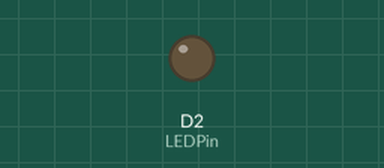
A sketch run on a simulated ESP8266 (NodeMCU). On the bench: output pins drawn as LEDs (lit = HIGH).

Above: at 0.05 s.
At 1.2 s:
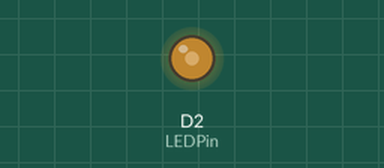
At 2.35 s:
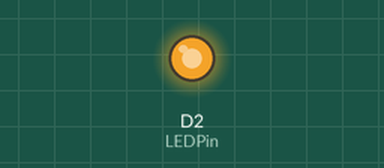
At 4.65 s:
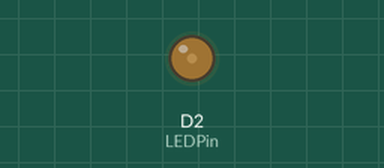
Timing chart, 0 to 6.6 s (numbered marks = the images above):
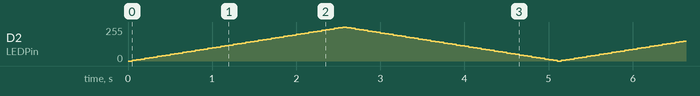

The sketch:

NodeMCU_LED_Brightness.ino
```cpp
int LEDPin = D2;       //The PWM pin to which LED is attached.
int brightness = 0;   //Initially LED brightness.
int fadeAmount = 5;   //Quantity of LED fade per step

void setup() {
  pinMode(LEDPin, OUTPUT); //Set the LED port as OUTPUT port.
}

void loop() {
  // Set the brightness of LEDPin:
  analogWrite(LEDPin, brightness);

  // Change the brightness for next time through the loop:
  brightness = brightness + fadeAmount;

  // Reverse the direction of the fading at the ends of the fade:
  if (brightness <= 0 || brightness >= 255) {
    fadeAmount = -fadeAmount;
  }

  delay(50);  // wait for 50ms to see the dimming effect per step
}
```
